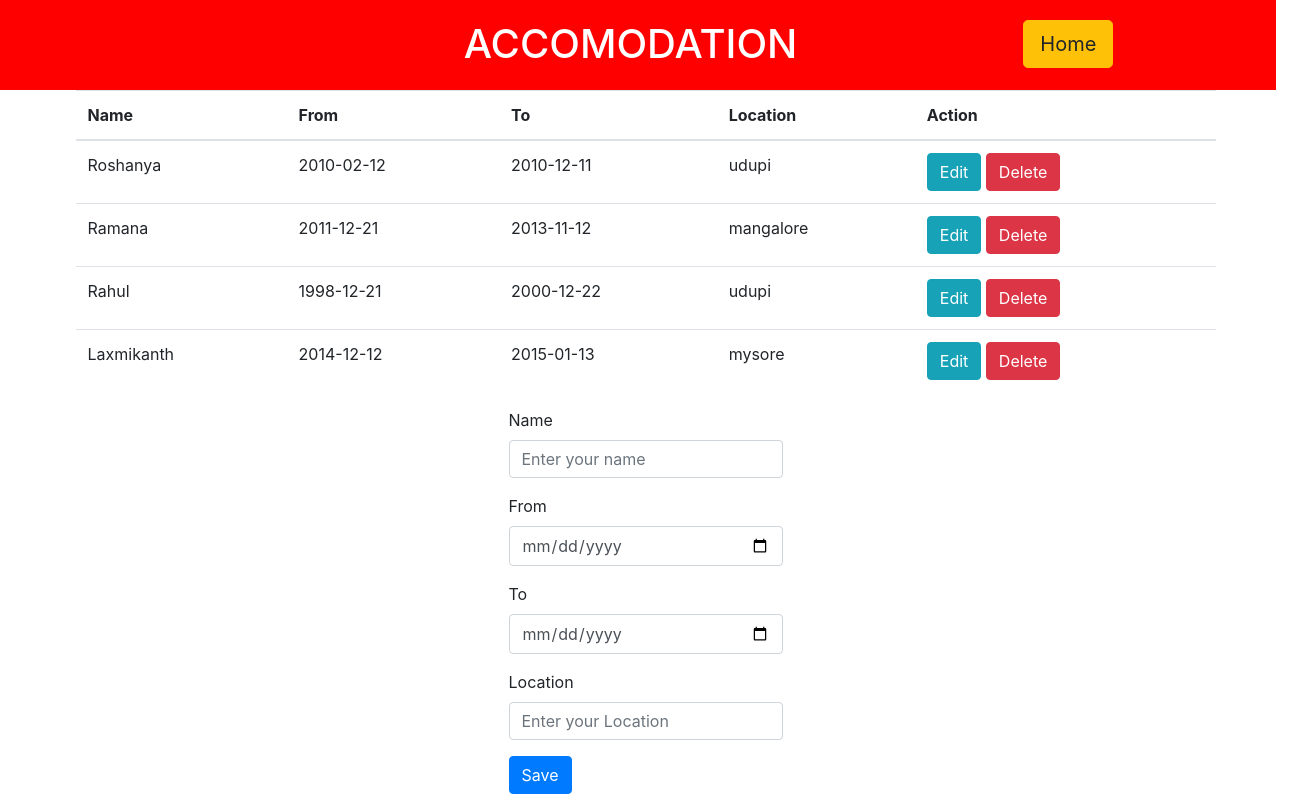
Screenshot of /Accomodations.php with the database file from the repository.
### tables this page shows
CREATE TABLE `data` (
  `id` int(11) NOT NULL,
  `name` varchar(100) NOT NULL,
  `fromDate` varchar(100) NOT NULL,
  `toDate` varchar(100) NOT NULL,
  `location` varchar(100) NOT NULL
);

### process.php (called while the page is built, shortened)
<?php
    $name = '';
    $fromDate = '';
    $toDate = '';
    $location = '';
    $update = false;

### Accomodations.php (the view, shortened to what this page needs)
<!DOCTYPE html>
<html lang="en">
<head>
	<link rel="stylesheet" href="https://maxcdn.bootstrapcdn.com/bootstrap/4.0.0/css/bootstrap.min.css">
</head>
<body>
	<div class="row" style="height: 90px; width: 100%; background-color: red; text-align: center; padding: 20px">
		<div class="col-sm" style="position:relative; left: 25%;">
			<h1 style="text-align: center; color: white;">ACCOMODATION</h1>
		</div>
		<div class="col-sm" style="position:relative; left: 10%; ">
			<a href="index.php"><button class="btn btn-lg btn-warning">Home</button></a>
		</div>
	</div>
	<?php require_once 'process.php'; ?>
	<div class="container">
	<?php
		$mysqli = new mysqli('localhost', 'root', '', 'tour');
		$result = $mysqli->query("SELECT * FROM data") or die($mysqli->error);
	?>
	<div class="row justify-content-center">
		<table class="table">
			<thead>
				<tr>
					<th>Name</th>
					<th>From</th>
					<th>To</th>
					<th>Location</th>
					<th colspan="2">Action</th>
				</tr>
			</thead>
			<?php
				while($row = $result->fetch_assoc()): ?>
				<tr>
					<td><?php echo $row['name']; ?></td>
					<td><?php echo $row['fromDate']; ?></td>
					<td><?php echo $row['toDate']; ?></td>
					<td><?php echo $row['location']; ?></td>
					<td>
						<a href="Accomodations.php?edit=<?php echo $row['id']; ?>" class="btn btn-info">Edit</a>
						<a href="process.php?delete=<?php echo $row['id']; ?>" class="btn btn-danger">Delete</a>
					</td>
				</tr>
			<?php endwhile; ?>
		</table>
	</div>
	<div class="row justify-content-center">
		<form action="process.php" method="post">
			<div class="form-group">
			<label>Name</label>
			<input type="text" name="name" class="form-control" value="<?php echo $name; ?>" placeholder="Enter your name">
			</div>
			<div class="form-group">
			<label>From</label>
			<input type="date" name="fromDate" class="form-control" value="<?php echo $fromDate; ?>" placeholder="Enter your Date From">
			</div>
			<div class="form-group">
			<label>To</label>
			<input type="date" name="toDate" class="form-control" value="<?php echo $toDate; ?>" placeholder="Enter your Date To">
			</div>
			<div class="form-group">
			<label>Location</label>
			<input type="text" name="location" class="form-control" value="<?php echo $location; ?>" placeholder="Enter your Location">
			</div>
			<div class="form-group">
			<?php
				if($update == true):
			?>
				<button type="submit" class="btn btn-info"name="update">Update</button>
			<?php else: ?>
				<button type="submit" class="btn btn-primary"name="save">Save</button>
			<?php endif; ?>
			</div>
		</form>
	</div>
	</div>
</body>
</html>

### rows the page displays
data: name "Roshanya", fromDate "2010-02-12", toDate "2010-12-11", location "udupi"
data: name "Ramana", fromDate "2011-12-21", toDate "2013-11-12", location "mangalore"
data: name "Rahul", fromDate "1998-12-21", toDate "2000-12-22", location "udupi"
data: name "Laxmikanth", fromDate "2014-12-12", toDate "2015-01-13", location "mysore"
